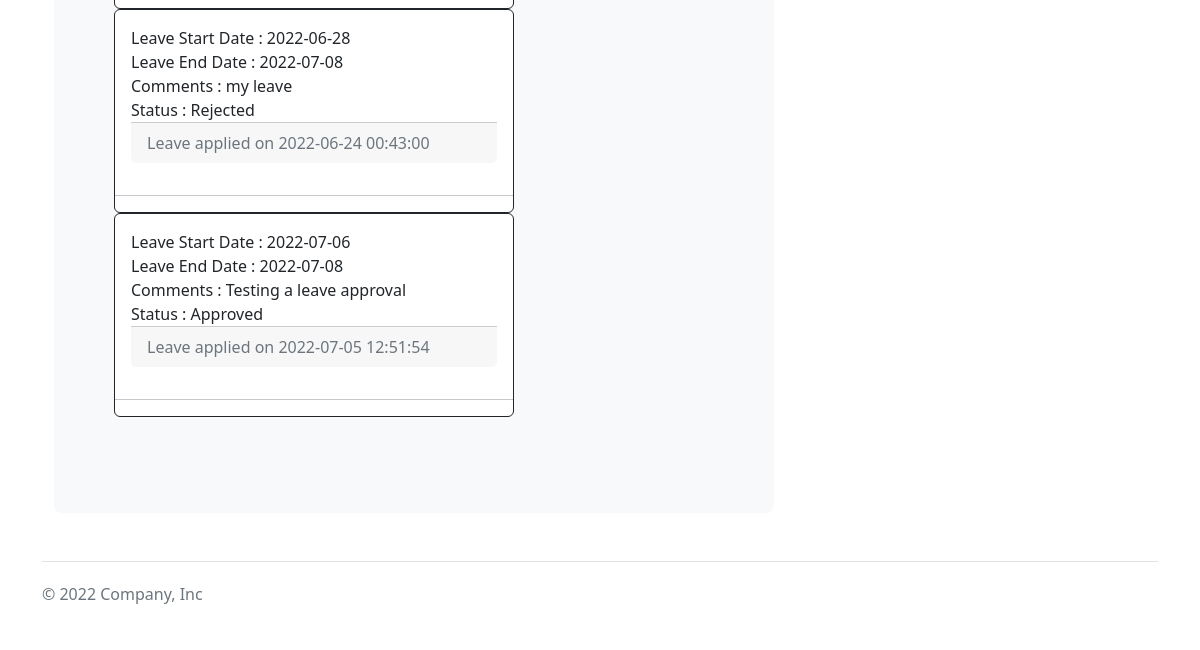
Before: /home (signed in, lower part) with the older database file.
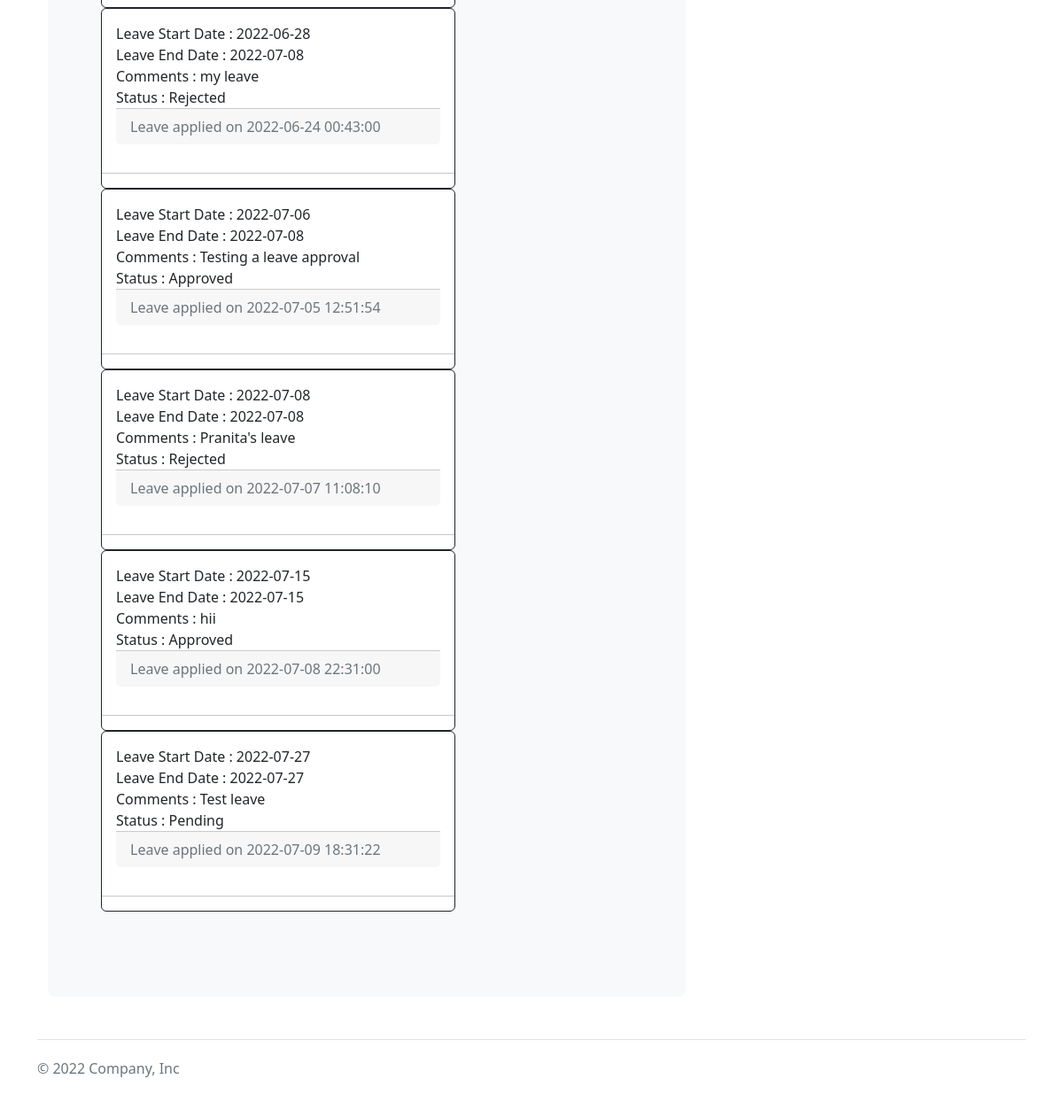
After: the same page with the newer database file.
### website/models.py (models this page shows, shortened)
class Leave(db.Model):
    leaveid = db.Column(db.Integer, primary_key= True)
    startdate = db.Column(db.String(50))
    enddate = db.Column(db.String(50))
    comment = db.Column(db.String(200))
    status = db.Column(db.Integer)
    leavedate_created = db.Column(db.DateTime(timezone=True), default= func.now())
    userid = db.Column(db.Integer, db.ForeignKey('user.userid', ondelete="CASCADE"), nullable = false)

### website/views.py (the view)
@views.route("/home")
@login_required
def home():
    leaves = Leave.query.filter_by(userid= current_user.userid)
    return render_template('home.html', user=current_user, leaves= leaves)

### website/__init__.py (called while the page is built)
def create_app():
    app = Flask(__name__)
    app.config['SECRET_KEY'] = "mywebkey"
    app.config['SQLALCHEMY_DATABASE_URI'] = f'sqlite:///database.db'
    db.init_app(app)
    from .views import views
    from .auth import auth
    app.register_blueprint(views, url_prefix ="/" )
    app.register_blueprint(auth, url_prefix ="/" )
    from .models import User, Leave
    create_database(app)
    login_manager = LoginManager()
    login_manager.login_view= "auth.login"
    login_manager.init_app(app)
    @login_manager.user_loader
    def load_user(userid):
        return User.query.get(int(userid))
    return app

### website/templates/home.html (shortened to what this page needs)
    {% extends "base.html" %}
    {% block content %}
    <div class="container">
        <div class="row">
            <div class="col-md-8" >
                <div class="p-5 mb-4 bg-light rounded-3">
                    <div class="container-fluid py-5">
                      <div class="col-md-8 form-group" id="leaves">
                        {% for leave in leaves %}
                        <div class="card  center border-dark">
                            <div class="card-body">
                                <div class="card-text">
                                    Leave Start Date : {{leave.startdate}} <br>
                                    Leave End Date : {{leave.enddate}}<br>
                                    Comments : {{leave.comment}}<br>
                                    {% if leave.status==1 %}
                                        Status : Approved
                                    {% endif %}
                                    {% if leave.status==2 %}
                                        Status : Rejected
                                    {% endif %}
                                    {% if leave.status==3 %}
                                        Status : Pending
                                    {% endif %}
                                </div>
                                <div class="card-footer text-muted">
                                    Leave applied on {{leave.leavedate_created}}
                                </div>
                            </div>
                            <hr class="featurette-divider">
                        </div>
                        {% endfor %}
                    </div>
                    </div>
                </div>
            </div>
        <div class="col-md-4" >
        </div>
        </div>
    </div>
    {% endblock %}

Changed rows visible on the page:
added Leave: startdate "2022-07-08", enddate "2022-07-08", comment "Pranita's leave", status "Status : Rejected", leavedate_created "2022-07-07 11:08:10"
added Leave: startdate "2022-07-15", enddate "2022-07-15", comment "hii", status "Status : Approved", leavedate_created "2022-07-08 22:31:00"
added Leave: startdate "2022-07-27", enddate "2022-07-27", comment "Test leave", status "Status : Pending", leavedate_created "2022-07-09 18:31:22"
